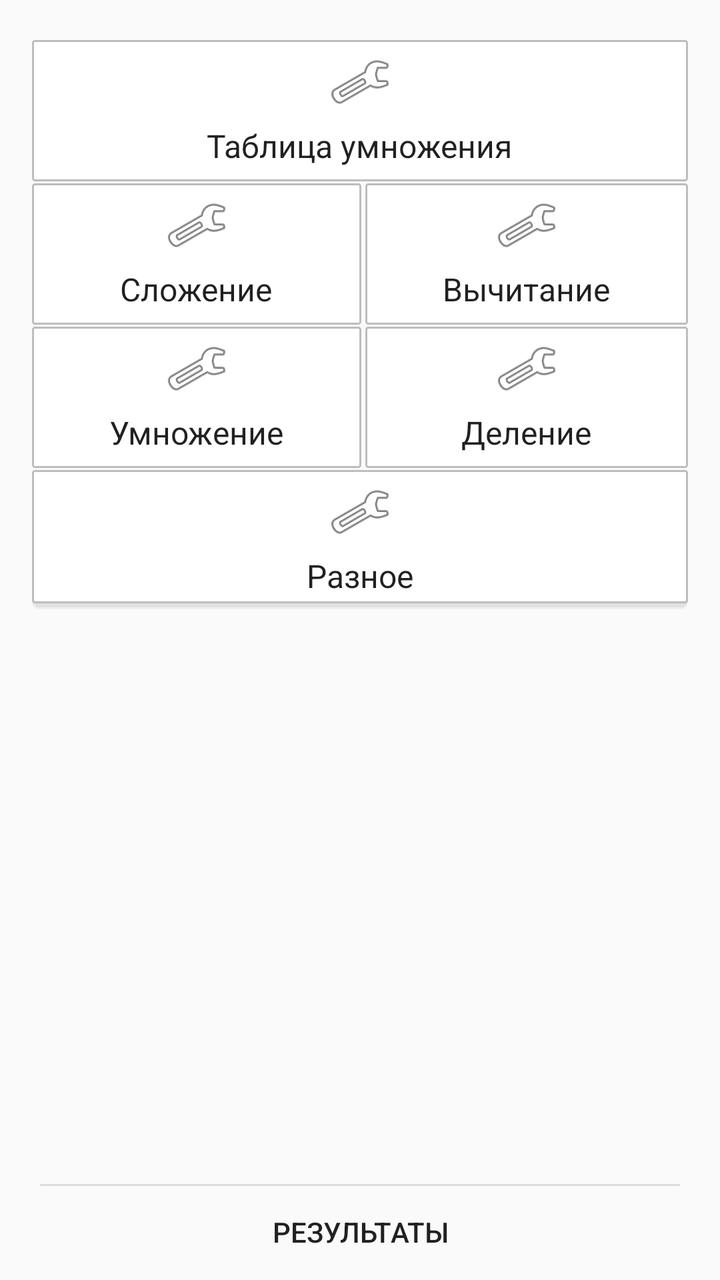
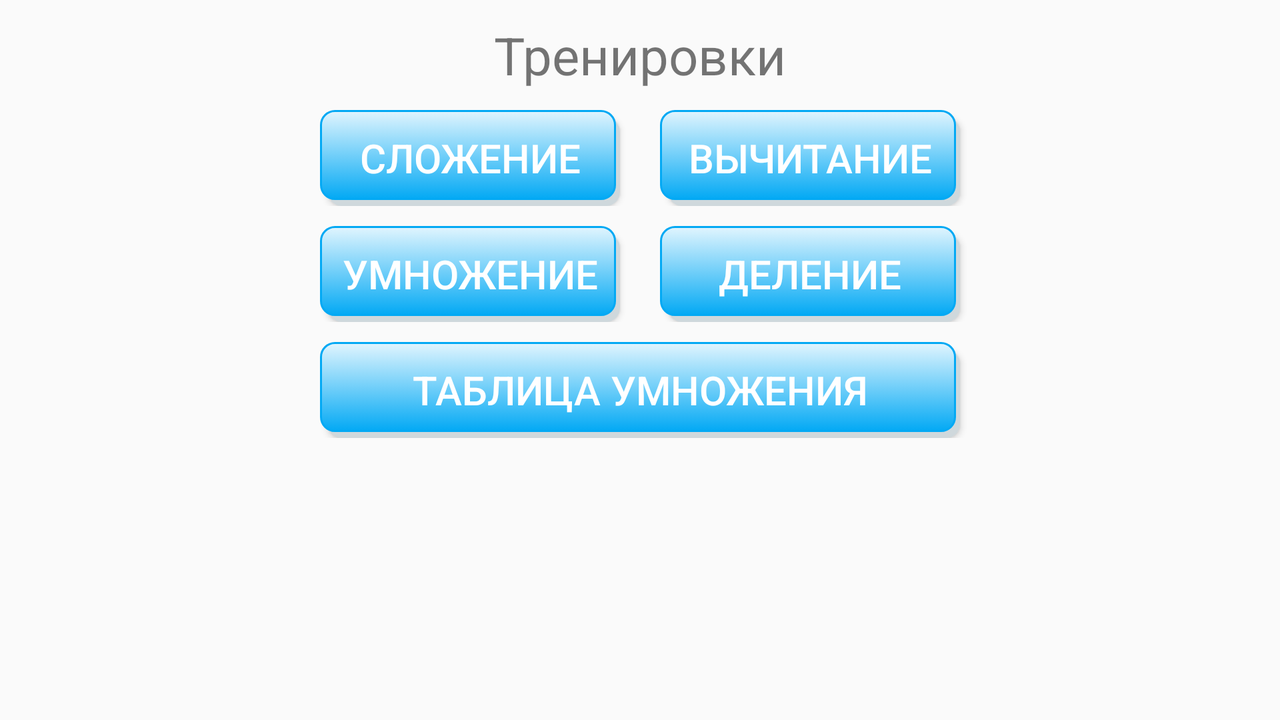

One screen, two layout resources from the same app: the default and the repository's alternative for another configuration. Each is rendered where Android would select it; the XML of both is given below.
<!-- AndroidManifest.xml: application theme AppTheme -->
<!-- res/layout/activity_my_old.xml -->
<LinearLayout xmlns:android="http://schemas.android.com/apk/res/android"
    xmlns:tools="http://schemas.android.com/tools"
    android:layout_width="match_parent"
    android:layout_height="match_parent"
    android:orientation="vertical"
    tools:context=".MyActivity"
    android:background="@color/gray_50"
    android:paddingLeft="16dp"
    android:paddingTop="10dp"
    android:paddingRight="16dp" >

    <TableLayout
        android:layout_width="fill_parent"
        android:layout_height="wrap_content"
        android:layout_gravity="center_horizontal"
        android:layout_marginTop="10dp">

        <TableRow>
            <RelativeLayout xmlns:android="http://schemas.android.com/apk/res/android"
                android:orientation="vertical"
                android:layout_width="match_parent"
                android:layout_height="match_parent"
                android:layout_span="2"
                android:layout_weight="1"
                android:background="@drawable/layout_training"
                android:id="@+id/training_table_multiplication"
                android:onClick="startActivity">

                <ImageView
                    android:layout_width="wrap_content"
                    android:layout_height="wrap_content"
                    android:id="@+id/image_table_multiplication"
                    android:layout_alignParentTop="true"
                    android:layout_centerHorizontal="true"
                    android:background="@android:drawable/ic_menu_preferences"
                    android:layout_marginTop="5dp" />

                <TextView
                    android:layout_width="wrap_content"
                    android:layout_height="wrap_content"
                    android:text="@string/title_table_multiplication"
                    android:layout_below="@+id/image_table_multiplication"
                    android:layout_centerHorizontal="true"
                    android:textColor="@color/primary_text_default_material_light"
                    android:textSize="16sp"
                    android:layout_marginTop="5dp"
                    android:layout_marginBottom="7dp" />
            </RelativeLayout>
        </TableRow>

        <TableRow
            android:layout_width="match_parent"
            android:layout_height="match_parent"
            android:layout_marginTop="1dp">

        <RelativeLayout xmlns:android="http://schemas.android.com/apk/res/android"
            android:orientation="vertical"
            android:layout_width="match_parent"
            android:layout_height="match_parent"
            android:layout_span="1"
            android:layout_weight="1"
            android:id="@+id/training_sum"
            android:onClick="startActivity"
            android:background="@drawable/layout_training"
            android:layout_marginRight="1dp">

            <ImageView
                android:layout_width="wrap_content"
                android:layout_height="wrap_content"
                android:id="@+id/image_sum"
                android:layout_alignParentTop="true"
                android:layout_centerHorizontal="true"
                android:layout_marginTop="5dp"
                android:src="@android:drawable/ic_menu_preferences" />

            <TextView
                android:layout_width="wrap_content"
                android:layout_height="wrap_content"
                android:text="@string/title_sum"
                android:layout_below="@+id/image_sum"
                android:layout_centerHorizontal="true"
                android:textColor="@color/primary_text_default_material_light"
                android:textSize="16sp"
                android:layout_marginTop="5dp"
                android:layout_marginBottom="7dp"/>
        </RelativeLayout>

        <RelativeLayout xmlns:android="http://schemas.android.com/apk/res/android"
            android:orientation="vertical"
            android:layout_width="match_parent"
            android:layout_height="match_parent"
            android:layout_span="1"
            android:layout_weight="1"
            android:background="@drawable/layout_training"
            android:id="@+id/training_subtraction"
            android:onClick="startActivity"
            android:layout_marginLeft="1dp">

            <ImageView
                android:layout_width="wrap_content"
                android:layout_height="wrap_content"
                android:id="@+id/image_subtraction"
                android:layout_centerHorizontal="true"
                android:src="@android:drawable/ic_menu_preferences"
                android:layout_marginTop="5dp"/>

            <TextView
                android:layout_width="wrap_content"
                android:layout_height="wrap_content"
                android:text="@string/title_subtraction"
                android:layout_below="@+id/image_subtraction"
                android:layout_centerHorizontal="true"
                android:textColor="@color/primary_text_default_material_light"
                android:textSize="16sp"
                android:layout_marginTop="5dp"
                android:layout_marginBottom="7dp"/>
        </RelativeLayout>
    </TableRow>

        <TableRow
            android:layout_width="match_parent"
            android:layout_height="match_parent"
            android:layout_marginTop="1dp">

            <RelativeLayout xmlns:android="http://schemas.android.com/apk/res/android"
                android:orientation="vertical"
                android:layout_width="match_parent"
                android:layout_height="match_parent"
                android:layout_span="1"
                android:layout_weight="1"
                android:layout_marginRight="1dp"
                android:background="@drawable/layout_training"
                android:id="@+id/training_multiplication"
                android:onClick="startActivity">

                <ImageView
                    android:layout_width="wrap_content"
                    android:layout_height="wrap_content"
                    android:id="@+id/image_multiplication"
                    android:layout_alignParentTop="true"
                    android:layout_centerHorizontal="true"
                    android:background="@android:drawable/ic_menu_preferences"
                    android:layout_marginTop="5dp" />

                <TextView
                    android:layout_width="wrap_content"
                    android:layout_height="wrap_content"
                    android:text="@string/title_multiplication"
                    android:layout_below="@+id/image_multiplication"
                    android:layout_centerHorizontal="true"
                    android:textColor="@color/primary_text_default_material_light"
                    android:textSize="16sp"
                    android:layout_marginTop="5dp"
                    android:layout_marginBottom="7dp" />
            </RelativeLayout>

            <RelativeLayout xmlns:android="http://schemas.android.com/apk/res/android"
                android:orientation="vertical"
                android:layout_width="match_parent"
                android:layout_height="match_parent"
                android:layout_span="1"
                android:layout_weight="1"
                android:layout_marginLeft="1dp"
                android:background="@drawable/layout_training"
                android:id="@+id/training_division"
                android:onClick="startActivity">

                <ImageView
                    android:layout_width="wrap_content"
                    android:layout_height="wrap_content"
                    android:id="@+id/image_division"
                    android:layout_alignParentTop="true"
                    android:layout_centerHorizontal="true"
                    android:background="@android:drawable/ic_menu_preferences"
                    android:layout_marginTop="5dp" />

                <TextView
                    android:layout_width="wrap_content"
                    android:layout_height="wrap_content"
                    android:text="@string/title_division"
                    android:layout_below="@+id/image_division"
                    android:layout_centerHorizontal="true"
                    android:layout_marginTop="5dp"
                    android:layout_marginBottom="7dp"
                    android:textColor="@color/primary_text_default_material_light"
                    android:textSize="16sp"/>
            </RelativeLayout>
        </TableRow>

        <TableRow android:layout_width="match_parent"
            android:layout_height="match_parent"
            android:layout_marginTop="1dp">

            <RelativeLayout xmlns:android="http://schemas.android.com/apk/res/android"
                android:orientation="vertical"
                android:layout_width="match_parent"
                android:layout_height="match_parent"
                android:layout_span="2"
                android:layout_weight="1"
                android:background="@drawable/layout_training_shadow"
                android:id="@+id/training_multi"
                android:onClick="startActivity">

                <ImageView
                    android:layout_width="wrap_content"
                    android:layout_height="wrap_content"
                    android:id="@+id/image_multi"
                    android:layout_alignParentTop="true"
                    android:layout_centerHorizontal="true"
                    android:background="@android:drawable/ic_menu_preferences"
                    android:layout_marginTop="5dp" />

                <TextView
                    android:layout_width="wrap_content"
                    android:layout_height="wrap_content"
                    android:text="@string/title_multi"
                    android:layout_below="@+id/image_multi"
                    android:layout_centerHorizontal="true"
                    android:textColor="@color/primary_text_default_material_light"
                    android:textSize="16sp"
                    android:layout_marginTop="5dp"
                    android:layout_marginBottom="7dp" />
            </RelativeLayout>
        </TableRow>
    </TableLayout>

    <RelativeLayout xmlns:android="http://schemas.android.com/apk/res/android"
        android:layout_width="match_parent"
        android:layout_height="match_parent"
        android:layout_alignParentBottom="true">

        <View
            android:layout_width="match_parent"
            android:layout_height="1dip"
            android:layout_marginLeft="4dip"
            android:layout_marginRight="4dip"
            android:background="?android:attr/dividerVertical"
            android:layout_alignTop="@+id/button_results" />
        <Button
            android:id="@+id/button_results"
            android:layout_width="match_parent"
            android:layout_height="wrap_content"
            android:background="?android:attr/selectableItemBackground"
            android:text="@string/title_results"
            android:layout_alignParentBottom="true"/>
        </RelativeLayout>
</LinearLayout>
<!-- resources referenced by this layout -->
<resources>
  <color name="gray_50">#FAFAFA</color>
  <!-- drawable layout_training (drawable) -->
  <?xml version="1.0" encoding="utf-8"?>
  <selector xmlns:android="http://schemas.android.com/apk/res/android">
      <item android:state_pressed="false">
          <layer-list>
              
              <item>
                  <shape android:shape="rectangle">
                      <solid android:color="@android:color/white"/>
                      <corners android:radius="1dp"/>
                      <stroke android:width="1dp" android:color="@color/gray_400" />
                  </shape>
              </item>
          </layer-list>
      </item>
      
      <item android:state_pressed="true" >
          <layer-list>
              <item>
                  <shape android:shape="rectangle">
                      <corners android:radius="1dp"/>
                      <solid android:color="@color/gray_200"/>
                      <stroke android:width="1dp" android:color="@color/gray_400" />
                  </shape>
              </item>
          </layer-list>
      </item>
  </selector>
  <!-- drawable layout_training_shadow (drawable) -->
  <?xml version="1.0" encoding="utf-8"?>
  <selector xmlns:android="http://schemas.android.com/apk/res/android">
      <item android:state_pressed="false">
          <layer-list>
              
              <item android:bottom="1dp">
                  <shape android:shape="rectangle">
                      <solid android:color="@color/gray_200" />
                      <corners android:radius="4dp"/>
                  </shape>
              </item>
              <item android:bottom="2dp">
                  <shape android:shape="rectangle">
                      <solid android:color="@color/gray_300" />
                      <corners android:radius="4dp"/>
                  </shape>
              </item>
              
              <item android:bottom="4dp">
                  <shape android:shape="rectangle">
                      <solid android:color="@android:color/white"/>
                      <corners android:radius="1dp"/>
                      <stroke android:width="1dp" android:color="@color/gray_400" />
                  </shape>
              </item>
          </layer-list>
      </item>
      
      <item android:state_pressed="true" >
          <layer-list>
              <item>
                  <shape android:shape="rectangle">
                      <corners android:radius="1dp"/>
                      <solid android:color="@color/gray_200"/>
                      <stroke android:width="1dp" android:color="@color/gray_400" />
                  </shape>
              </item>
          </layer-list>
      </item>
  </selector>
  <string name="title_division">Деление</string>
  <string name="title_multi">Разное</string>
  <string name="title_multiplication">Умножение</string>
  <string name="title_results">РЕЗУЛЬТАТЫ</string>
  <string name="title_subtraction">Вычитание</string>
  <string name="title_sum">Сложение</string>
  <string name="title_table_multiplication">Таблица умножения</string>
  <style name="AppTheme" parent="Theme.AppCompat.Light">
  
      </style>
  <color name="gray_400">#BDBDBD</color>
  <color name="gray_200">#EEEEEE</color>
  <color name="gray_300">#E0E0E0</color>
</resources>
<!-- res/layout-land/activity_my_old.xml (the repository's variant of the layout above) -->
<!-- drawn on the phone turned sideways -->
<TableLayout xmlns:android="http://schemas.android.com/apk/res/android"
    xmlns:tools="http://schemas.android.com/tools"
    android:layout_width="fill_parent"
    android:layout_height="fill_parent"
    tools:context=".MyActivity"
    android:paddingLeft="10dp"
    android:paddingTop="10dp"
    android:paddingRight="10dp"
    android:paddingBottom="10dp">

    <TableRow
        android:layout_width="wrap_content"
        android:layout_height="wrap_content"
        android:layout_gravity="center_horizontal"
        android:gravity="clip_horizontal|center_horizontal">

        <TextView android:text="@string/title_tests"
            android:layout_width="match_parent"
            android:layout_height="wrap_content"
            android:id="@+id/textView"
            android:textSize="26sp"
            android:layout_gravity="center_horizontal"
            android:layout_marginTop="5dp"
            android:layout_span="2" />

    </TableRow>

    <TableRow
        android:layout_width="match_parent"
        android:layout_height="wrap_content"
        android:gravity="clip_horizontal|center_horizontal"
        android:layout_margin="5dp"
        android:layout_gravity="center_horizontal">

        <Button
            android:layout_width="150dp"
            android:layout_height="wrap_content"
            android:text="@string/title_sum"
            android:id="@+id/training_sum"
            android:layout_below="@+id/button_table_multiplication"
            android:textSize="20sp"
            android:onClick="startActivity"
            android:layout_span="1"
            android:background="@drawable/button_action"
            android:textColor="@android:color/white"
            android:layout_marginRight="10dp" />

        <Button
            android:layout_width="150dp"
            android:layout_height="wrap_content"
            android:text="@string/title_subtraction"
            android:id="@+id/training_subtraction"
            android:layout_below="@+id/button_sum"
            android:onClick="startActivity"
            android:textSize="20sp"
            android:layout_span="1"
            android:background="@drawable/button_action"
            android:textColor="@android:color/white"
            android:layout_marginLeft="10dp" />

    </TableRow>

    <TableRow
        android:layout_width="match_parent"
        android:layout_height="match_parent"
        android:gravity="clip_horizontal|center_horizontal"
        android:layout_margin="5dp">

        <Button
            android:layout_width="wrap_content"
            android:layout_height="wrap_content"
            android:text="@string/title_multiplication"
            android:id="@+id/training_multiplication"
            android:layout_below="@+id/button_subtraction"
            android:textSize="20sp"
            android:onClick="startActivity"
            android:layout_span="1"
            android:background="@drawable/button_action"
            android:textColor="@android:color/white"
            android:layout_marginRight="10dp" />

        <Button
            android:layout_width="wrap_content"
            android:layout_height="wrap_content"
            android:text="@string/title_division"
            android:id="@+id/training_division"
            android:layout_below="@+id/button_multiplication"
            android:textSize="20sp"
            android:onClick="startActivity"
            android:layout_span="1"
            android:background="@drawable/button_action"
            android:textColor="@android:color/white"
            android:layout_marginLeft="10dp" />
    </TableRow>

    <TableRow
        android:layout_width="match_parent"
        android:layout_height="match_parent"
        android:gravity="clip_horizontal|center_horizontal"
        android:layout_margin="5dp">

        <Button
            android:layout_width="match_parent"
            android:layout_height="wrap_content"
            android:text="@string/title_table_multiplication"
            android:id="@+id/training_table_multiplication"
            android:layout_below="@+id/textView"
            android:textSize="20sp"
            android:onClick="startActivity"
            android:layout_span="2"
            android:background="@drawable/button_action"
            android:textColor="@android:color/white" />
    </TableRow>

</TableLayout>
<!-- resources referenced by the variant -->
<!-- as the phone turned sideways resolves them -->
<resources>
  <!-- drawable button_action (drawable) -->
  <?xml version="1.0" encoding="utf-8"?>
  <selector xmlns:android="http://schemas.android.com/apk/res/android">
      <item>
          <layer-list>
              
              <item android:left="4dp" android:top="4dp">
                  <shape>
                      <corners android:radius="7dp" />
                      <solid android:color="#CFD8DC" />
                  </shape>
              </item>
              
              <item android:bottom="3dp" android:right="2dp">
                  <shape>
                      <gradient android:angle="270"
                          android:startColor="#E1F5FE"
                          android:endColor="#03A9F4" />
                      <stroke android:width="1dp" android:color="#03A9F4" />
                      <corners android:radius="7dp" />
                      <padding android:bottom="10dp"
                          android:left="10dp"
                          android:right="10dp"
                          android:top="10dp" />
                  </shape>
              </item>
          </layer-list>
      </item>
  </selector>
  <string name="title_division">Деление</string>
  <string name="title_multiplication">Умножение</string>
  <string name="title_subtraction">Вычитание</string>
  <string name="title_sum">Сложение</string>
  <string name="title_table_multiplication">Таблица умножения</string>
  <string name="title_tests">Тренировки</string>
  <style name="AppTheme" parent="Theme.AppCompat.Light">
  
      </style>
</resources>
